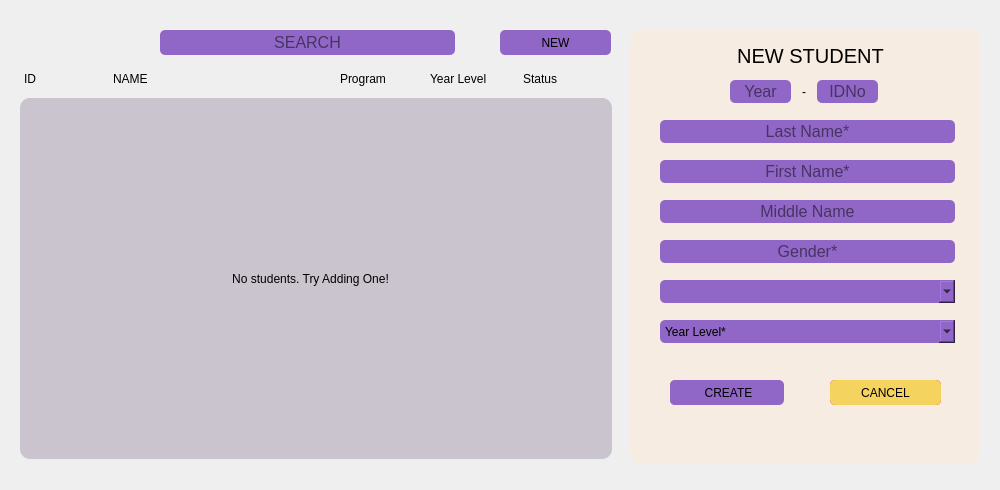
<?xml version="1.0" encoding="UTF-8"?>
<ui version="4.0">
 <class>Frame</class>
 <widget class="QFrame" name="Frame">
  <property name="geometry">
   <rect>
    <x>0</x>
    <y>0</y>
    <width>1000</width>
    <height>490</height>
   </rect>
  </property>
  <property name="windowTitle">
   <string>Frame</string>
  </property>
  <widget class="QTableWidget" name="student_table">
   <property name="geometry">
    <rect>
     <x>20</x>
     <y>98</y>
     <width>592</width>
     <height>361</height>
    </rect>
   </property>
   <property name="sizePolicy">
    <sizepolicy hsizetype="Fixed" vsizetype="Fixed">
     <horstretch>0</horstretch>
     <verstretch>0</verstretch>
    </sizepolicy>
   </property>
   <property name="styleSheet">
    <string notr="true">border: none;
border-radius: 10px;
background-color: #CAC4CE;</string>
   </property>
   <property name="frameShadow">
    <enum>QFrame::Plain</enum>
   </property>
   <property name="lineWidth">
    <number>0</number>
   </property>
   <property name="verticalScrollBarPolicy">
    <enum>Qt::ScrollBarAlwaysOff</enum>
   </property>
   <property name="horizontalScrollBarPolicy">
    <enum>Qt::ScrollBarAlwaysOff</enum>
   </property>
   <property name="sizeAdjustPolicy">
    <enum>QAbstractScrollArea::AdjustToContents</enum>
   </property>
   <property name="editTriggers">
    <set>QAbstractItemView::NoEditTriggers</set>
   </property>
   <property name="dragDropOverwriteMode">
    <bool>false</bool>
   </property>
   <property name="selectionMode">
    <enum>QAbstractItemView::SingleSelection</enum>
   </property>
   <property name="selectionBehavior">
    <enum>QAbstractItemView::SelectRows</enum>
   </property>
   <property name="horizontalScrollMode">
    <enum>QAbstractItemView::ScrollPerItem</enum>
   </property>
   <property name="gridStyle">
    <enum>Qt::NoPen</enum>
   </property>
   <property name="wordWrap">
    <bool>true</bool>
   </property>
   <property name="cornerButtonEnabled">
    <bool>false</bool>
   </property>
   <property name="rowCount">
    <number>0</number>
   </property>
   <property name="columnCount">
    <number>5</number>
   </property>
   <attribute name="horizontalHeaderVisible">
    <bool>false</bool>
   </attribute>
   <attribute name="horizontalHeaderCascadingSectionResizes">
    <bool>true</bool>
   </attribute>
   <attribute name="horizontalHeaderMinimumSectionSize">
    <number>44</number>
   </attribute>
   <attribute name="horizontalHeaderDefaultSectionSize">
    <number>118</number>
   </attribute>
   <attribute name="horizontalHeaderHighlightSections">
    <bool>true</bool>
   </attribute>
   <attribute name="verticalHeaderVisible">
    <bool>false</bool>
   </attribute>
   <column>
    <property name="text">
     <string>ID</string>
    </property>
   </column>
   <column>
    <property name="text">
     <string>NAME</string>
    </property>
   </column>
   <column>
    <property name="text">
     <string>PROGRAM</string>
    </property>
   </column>
   <column>
    <property name="text">
     <string>YEAR LEVEL</string>
    </property>
   </column>
   <column>
    <property name="text">
     <string>STATUS</string>
    </property>
   </column>
  </widget>
  <widget class="QLineEdit" name="search_tab">
   <property name="geometry">
    <rect>
     <x>160</x>
     <y>30</y>
     <width>295</width>
     <height>25</height>
    </rect>
   </property>
   <property name="font">
    <font>
     <pointsize>12</pointsize>
    </font>
   </property>
   <property name="styleSheet">
    <string notr="true">
	border: none;
	border-radius: 5px;
	background-color: #9067C6;
</string>
   </property>
   <property name="alignment">
    <set>Qt::AlignCenter</set>
   </property>
   <property name="placeholderText">
    <string>SEARCH</string>
   </property>
  </widget>
  <widget class="QFrame" name="frame_4">
   <property name="geometry">
    <rect>
     <x>630</x>
     <y>30</y>
     <width>350</width>
     <height>433</height>
    </rect>
   </property>
   <property name="font">
    <font>
     <pointsize>12</pointsize>
    </font>
   </property>
   <property name="styleSheet">
    <string notr="true">background-color: #F7ECE1;
border: none;
border-radius: 10px;</string>
   </property>
   <property name="frameShape">
    <enum>QFrame::StyledPanel</enum>
   </property>
   <property name="frameShadow">
    <enum>QFrame::Raised</enum>
   </property>
   <widget class="QLabel" name="student_title">
    <property name="geometry">
     <rect>
      <x>50</x>
      <y>10</y>
      <width>261</width>
      <height>31</height>
     </rect>
    </property>
    <property name="font">
     <font>
      <pointsize>15</pointsize>
     </font>
    </property>
    <property name="text">
     <string>NEW STUDENT</string>
    </property>
    <property name="alignment">
     <set>Qt::AlignCenter</set>
    </property>
   </widget>
   <widget class="QPushButton" name="create_button">
    <property name="geometry">
     <rect>
      <x>43</x>
      <y>350</y>
      <width>111</width>
      <height>25</height>
     </rect>
    </property>
    <property name="styleSheet">
     <string notr="true">QPushButton {
	border: none;
	border-radius: 5px;
	background-color: #9067C6;
}

QPushButton::hover {
	background-color: #431480;
	color: white;
}</string>
    </property>
    <property name="text">
     <string>CREATE</string>
    </property>
   </widget>
   <widget class="QPushButton" name="cancel_button">
    <property name="geometry">
     <rect>
      <x>200</x>
      <y>350</y>
      <width>111</width>
      <height>25</height>
     </rect>
    </property>
    <property name="styleSheet">
     <string notr="true">QPushButton {
	border: none;
	border-radius: 5px;
	background-color: #F4D35E;
}

QPushButton::hover {
	background-color: #C1A74C;
	color: white;
}</string>
    </property>
    <property name="text">
     <string>CANCEL</string>
    </property>
   </widget>
   <widget class="QLabel" name="label">
    <property name="geometry">
     <rect>
      <x>166</x>
      <y>53</y>
      <width>16</width>
      <height>17</height>
     </rect>
    </property>
    <property name="text">
     <string>-</string>
    </property>
    <property name="alignment">
     <set>Qt::AlignCenter</set>
    </property>
   </widget>
   <widget class="QLineEdit" name="last_name">
    <property name="geometry">
     <rect>
      <x>30</x>
      <y>90</y>
      <width>295</width>
      <height>23</height>
     </rect>
    </property>
    <property name="font">
     <font>
      <pointsize>12</pointsize>
     </font>
    </property>
    <property name="styleSheet">
     <string notr="true">
	border: none;
	border-radius: 5px;
	background-color: #9067C6;
</string>
    </property>
    <property name="text">
     <string/>
    </property>
    <property name="alignment">
     <set>Qt::AlignCenter</set>
    </property>
    <property name="placeholderText">
     <string>Last Name*</string>
    </property>
   </widget>
   <widget class="QLineEdit" name="first_name">
    <property name="geometry">
     <rect>
      <x>30</x>
      <y>130</y>
      <width>295</width>
      <height>23</height>
     </rect>
    </property>
    <property name="font">
     <font>
      <pointsize>12</pointsize>
     </font>
    </property>
    <property name="styleSheet">
     <string notr="true">
	border: none;
	border-radius: 5px;
	background-color: #9067C6;
</string>
    </property>
    <property name="text">
     <string/>
    </property>
    <property name="alignment">
     <set>Qt::AlignCenter</set>
    </property>
    <property name="placeholderText">
     <string>First Name*</string>
    </property>
   </widget>
   <widget class="QLineEdit" name="middle_name">
    <property name="geometry">
     <rect>
      <x>30</x>
      <y>170</y>
      <width>295</width>
      <height>23</height>
     </rect>
    </property>
    <property name="font">
     <font>
      <pointsize>12</pointsize>
     </font>
    </property>
    <property name="styleSheet">
     <string notr="true">
	border: none;
	border-radius: 5px;
	background-color: #9067C6;
</string>
    </property>
    <property name="text">
     <string/>
    </property>
    <property name="alignment">
     <set>Qt::AlignCenter</set>
    </property>
    <property name="placeholderText">
     <string>Middle Name</string>
    </property>
   </widget>
   <widget class="QLineEdit" name="gender">
    <property name="geometry">
     <rect>
      <x>30</x>
      <y>210</y>
      <width>295</width>
      <height>23</height>
     </rect>
    </property>
    <property name="font">
     <font>
      <pointsize>12</pointsize>
     </font>
    </property>
    <property name="styleSheet">
     <string notr="true">
	border: none;
	border-radius: 5px;
	background-color: #9067C6;
</string>
    </property>
    <property name="text">
     <string/>
    </property>
    <property name="alignment">
     <set>Qt::AlignCenter</set>
    </property>
    <property name="placeholderText">
     <string>Gender*</string>
    </property>
   </widget>
   <widget class="QComboBox" name="year_level">
    <property name="geometry">
     <rect>
      <x>30</x>
      <y>290</y>
      <width>295</width>
      <height>23</height>
     </rect>
    </property>
    <property name="styleSheet">
     <string notr="true">QComboBox {
	border-radius: 5px;
	background-color: #9067C6;
	border: none;
}
</string>
    </property>
    <property name="editable">
     <bool>false</bool>
    </property>
    <property name="currentIndex">
     <number>0</number>
    </property>
    <property name="placeholderText">
     <string notr="true">Course*</string>
    </property>
    <item>
     <property name="text">
      <string>Year Level*</string>
     </property>
    </item>
    <item>
     <property name="text">
      <string>1st Year</string>
     </property>
    </item>
    <item>
     <property name="text">
      <string>2nd Year</string>
     </property>
    </item>
    <item>
     <property name="text">
      <string>3rd Year</string>
     </property>
    </item>
    <item>
     <property name="text">
      <string>4th Year</string>
     </property>
    </item>
   </widget>
   <widget class="QComboBox" name="course">
    <property name="geometry">
     <rect>
      <x>30</x>
      <y>250</y>
      <width>295</width>
      <height>23</height>
     </rect>
    </property>
    <property name="styleSheet">
     <string notr="true">QComboBox {
	border-radius: 5px;
	background-color: #9067C6;
	border: none;
}
</string>
    </property>
    <property name="editable">
     <bool>false</bool>
    </property>
    <property name="currentIndex">
     <number>-1</number>
    </property>
    <property name="placeholderText">
     <string notr="true">Course*</string>
    </property>
    <item>
     <property name="text">
      <string>Course*</string>
     </property>
    </item>
    <item>
     <property name="text">
      <string>No Course</string>
     </property>
    </item>
   </widget>
   <widget class="QPushButton" name="save_button">
    <property name="geometry">
     <rect>
      <x>40</x>
      <y>350</y>
      <width>111</width>
      <height>25</height>
     </rect>
    </property>
    <property name="styleSheet">
     <string notr="true">QPushButton {
	border: none;
	border-radius: 5px;
	background-color: #9067C6;
}

QPushButton::hover {
	background-color: #431480;
	color: white;
}</string>
    </property>
    <property name="text">
     <string>SAVE</string>
    </property>
   </widget>
   <widget class="QPushButton" name="edit_button">
    <property name="geometry">
     <rect>
      <x>40</x>
      <y>350</y>
      <width>111</width>
      <height>25</height>
     </rect>
    </property>
    <property name="styleSheet">
     <string notr="true">QPushButton {
	border: none;
	border-radius: 5px;
	background-color: #9067C6;
}

QPushButton::hover {
	background-color: #431480;
	color: white;
}</string>
    </property>
    <property name="text">
     <string>EDIT</string>
    </property>
   </widget>
   <widget class="QPushButton" name="delete_button">
    <property name="geometry">
     <rect>
      <x>200</x>
      <y>350</y>
      <width>111</width>
      <height>25</height>
     </rect>
    </property>
    <property name="styleSheet">
     <string notr="true">QPushButton {
	border: none;
	border-radius: 5px;
	color: white;
	background-color: #FF0000;
}

QPushButton::hover {
	background-color: #C90000;
	color: white;
}</string>
    </property>
    <property name="text">
     <string>DELETE</string>
    </property>
   </widget>
   <widget class="QLineEdit" name="id_year">
    <property name="geometry">
     <rect>
      <x>100</x>
      <y>50</y>
      <width>61</width>
      <height>23</height>
     </rect>
    </property>
    <property name="font">
     <font>
      <pointsize>12</pointsize>
     </font>
    </property>
    <property name="styleSheet">
     <string notr="true">
	border: none;
	border-radius: 5px;
	background-color: #9067C6;
</string>
    </property>
    <property name="text">
     <string/>
    </property>
    <property name="alignment">
     <set>Qt::AlignCenter</set>
    </property>
    <property name="placeholderText">
     <string>Year</string>
    </property>
   </widget>
   <widget class="QLineEdit" name="id_number">
    <property name="geometry">
     <rect>
      <x>187</x>
      <y>50</y>
      <width>61</width>
      <height>23</height>
     </rect>
    </property>
    <property name="font">
     <font>
      <pointsize>12</pointsize>
     </font>
    </property>
    <property name="styleSheet">
     <string notr="true">
	border: none;
	border-radius: 5px;
	background-color: #9067C6;
</string>
    </property>
    <property name="text">
     <string/>
    </property>
    <property name="alignment">
     <set>Qt::AlignCenter</set>
    </property>
    <property name="placeholderText">
     <string>IDNo</string>
    </property>
   </widget>
   <zorder>save_button</zorder>
   <zorder>delete_button</zorder>
   <zorder>student_title</zorder>
   <zorder>cancel_button</zorder>
   <zorder>label</zorder>
   <zorder>last_name</zorder>
   <zorder>first_name</zorder>
   <zorder>middle_name</zorder>
   <zorder>gender</zorder>
   <zorder>year_level</zorder>
   <zorder>course</zorder>
   <zorder>id_year</zorder>
   <zorder>id_number</zorder>
   <zorder>edit_button</zorder>
   <zorder>create_button</zorder>
  </widget>
  <widget class="QLabel" name="label_2">
   <property name="geometry">
    <rect>
     <x>24</x>
     <y>70</y>
     <width>60</width>
     <height>17</height>
    </rect>
   </property>
   <property name="text">
    <string>ID</string>
   </property>
  </widget>
  <widget class="QLabel" name="label_3">
   <property name="geometry">
    <rect>
     <x>113</x>
     <y>70</y>
     <width>60</width>
     <height>17</height>
    </rect>
   </property>
   <property name="text">
    <string>NAME</string>
   </property>
  </widget>
  <widget class="QLabel" name="label_4">
   <property name="geometry">
    <rect>
     <x>430</x>
     <y>70</y>
     <width>71</width>
     <height>17</height>
    </rect>
   </property>
   <property name="text">
    <string>Year Level</string>
   </property>
  </widget>
  <widget class="QLabel" name="label_5">
   <property name="geometry">
    <rect>
     <x>340</x>
     <y>70</y>
     <width>61</width>
     <height>17</height>
    </rect>
   </property>
   <property name="text">
    <string>Program</string>
   </property>
  </widget>
  <widget class="QPushButton" name="new_button">
   <property name="geometry">
    <rect>
     <x>500</x>
     <y>30</y>
     <width>111</width>
     <height>25</height>
    </rect>
   </property>
   <property name="styleSheet">
    <string notr="true">QPushButton {
	border: none;
	border-radius: 5px;
	background-color: #9067C6;
}

QPushButton::hover {
	background-color: #431480;
	color: white;
}</string>
   </property>
   <property name="text">
    <string>NEW</string>
   </property>
  </widget>
  <widget class="QLabel" name="label_6">
   <property name="geometry">
    <rect>
     <x>523</x>
     <y>70</y>
     <width>81</width>
     <height>17</height>
    </rect>
   </property>
   <property name="text">
    <string>Status</string>
   </property>
  </widget>
  <widget class="QLabel" name="no_students">
   <property name="geometry">
    <rect>
     <x>190</x>
     <y>270</y>
     <width>241</width>
     <height>17</height>
    </rect>
   </property>
   <property name="text">
    <string>No students. Try Adding One!</string>
   </property>
   <property name="alignment">
    <set>Qt::AlignCenter</set>
   </property>
  </widget>
 </widget>
 <resources/>
 <connections/>
</ui>
